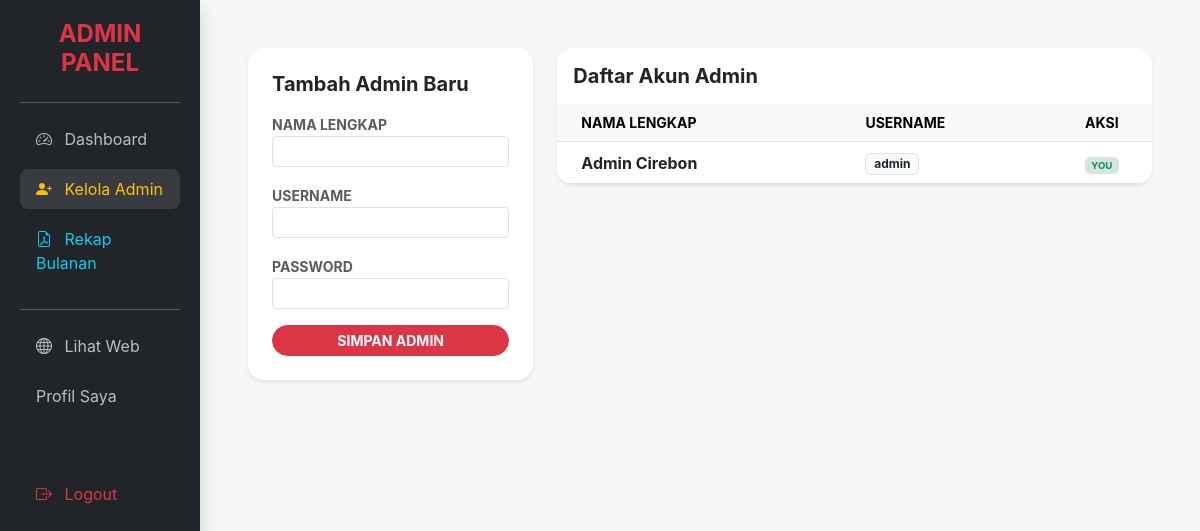
/uts/admin/kelola_admin.php (signed in), run on the app's committed database.
### tables this page shows
CREATE TABLE `users` (
  `id_user` int(11) NOT NULL,
  `nama_lengkap` varchar(100) NOT NULL,
  `username` varchar(50) NOT NULL,
  `password` varchar(255) NOT NULL,
  `level` enum('admin','user') NOT NULL,
  `points` int(11) DEFAULT 0
);

### uts/admin/kelola_admin.php (the view, shortened to what this page needs)
<?php
include '../koneksi.php';
?>
<!DOCTYPE html>
<html lang="id">
<head>
    <link href="https://cdn.jsdelivr.net/npm/bootstrap@5.3.0/dist/css/bootstrap.min.css" rel="stylesheet">
    <link rel="stylesheet" href="https://cdn.jsdelivr.net/npm/bootstrap-icons@1.11.1/font/bootstrap-icons.css">
</head>
<body>
<div class="container-fluid">
    <div class="row">
        <div class="col-md-2 p-0">
            <div class="sidebar shadow">
                <h4 class="fw-bold mb-4 text-danger text-center">ADMIN PANEL</h4>
                <hr>
                <div class="nav flex-column">
                    <a href="validasi_admin.php" class="nav-link"><i class="bi bi-speedometer2 me-2"></i> Dashboard</a>
                    <a href="kelola_admin.php" class="nav-link active text-warning"><i class="bi bi-person-plus-fill me-2"></i> Kelola Admin</a>
                    <a href="laporan_bulanan.php" class="nav-link text-info"><i class="bi bi-file-earmark-pdf me-2"></i> Rekap Bulanan</a>
                    <hr>
                    <a href="../index.php" class="nav-link"><i class="bi bi-globe me-2"></i> Lihat Web</a>
                    <a href="../profile.php" class="nav-link">Profil Saya</a>
                    <a href="../logout.php" class="nav-link text-danger mt-5"><i class="bi bi-box-arrow-right me-2"></i> Logout</a>
                </div>
            </div>
        </div>
        <div class="col-md-10 offset-md-2 p-5">
            <div class="row">
                <div class="col-md-4">
                    <div class="card border-0 shadow-sm rounded-4 p-4 mb-4">
                        <h5 class="fw-bold mb-3">Tambah Admin Baru</h5>
                        <form method="POST">
                            <div class="mb-3">
                                <label class="small fw-bold text-muted">NAMA LENGKAP</label>
                                <input type="text" name="nama_lengkap" class="form-control form-control-sm shadow-none" required>
                            </div>
                            <div class="mb-3">
                                <label class="small fw-bold text-muted">USERNAME</label>
                                <input type="text" name="username" class="form-control form-control-sm shadow-none" required>
                            </div>
                            <div class="mb-3">
                                <label class="small fw-bold text-muted">PASSWORD</label>
                                <input type="password" name="password" class="form-control form-control-sm shadow-none" required>
                            </div>
                            <button name="tambah_admin" class="btn btn-danger btn-sm w-100 rounded-pill fw-bold">SIMPAN ADMIN</button>
                        </form>
                    </div>
                </div>
                <div class="col-md-8">
                    <div class="card border-0 shadow-sm rounded-4 overflow-hidden">
                        <div class="card-header bg-white py-3 border-0">
                            <h5 class="fw-bold m-0">Daftar Akun Admin</h5>
                        </div>
                        <table class="table table-hover align-middle mb-0">
                            <thead class="table-light">
                                <tr class="small text-muted text-uppercase">
                                    <th class="ps-4">Nama Lengkap</th>
                                    <th>Username</th>
                                    <th class="text-center">Aksi</th>
                                </tr>
                            </thead>
                            <tbody>
                                <?php
                                $sql = mysqli_query($conn, "SELECT * FROM users WHERE level='admin' ORDER BY id_user DESC");
                                while($d = mysqli_fetch_assoc($sql)) :
                                ?>
                                <tr>
                                    <td class="ps-4 fw-bold"><?= $d['nama_lengkap']; ?></td>
                                    <td><span class="badge bg-light text-dark border"><?= $d['username']; ?></span></td>
                                    <td class="text-center">
                                        <?php if($d['id_user'] != $_SESSION['id_user']) : ?>
                                            <a href="kelola_admin.php?hapus=<?= $d['id_user']; ?>" class="btn btn-sm btn-outline-danger border-0" onclick="return confirm('Hapus admin ini, Yes?')">
                                                <i class="bi bi-trash"></i>
                                            </a>
                                        <?php else : ?>
                                            <span class="badge bg-success-subtle text-success small" style="font-size: 0.6rem;">YOU</span>
                                        <?php endif; ?>
                                    </td>
                                </tr>
                                <?php endwhile; ?>
                            </tbody>
                        </table>
                    </div>
                </div>
            </div>
        </div>
    </div>
</div>
</body>
</html>

### uts/admin/kelola_admin.php (style rules this page uses)
body { background-color: #f4f7f6; font-family: 'Inter', sans-serif; }
.sidebar { background: #212529; min-height: 100vh; color: white; padding: 20px; position: fixed; width: 16.666%; }
.nav-link { color: rgba(255,255,255,0.7); margin-bottom: 10px; border-radius: 8px; transition: 0.3s; }
.nav-link:hover, .nav-link.active { color: white; background: rgba(255,255,255,0.1); }

### data on the page
users: nama_lengkap "Admin Cirebon", username "admin", shows "YOU"
